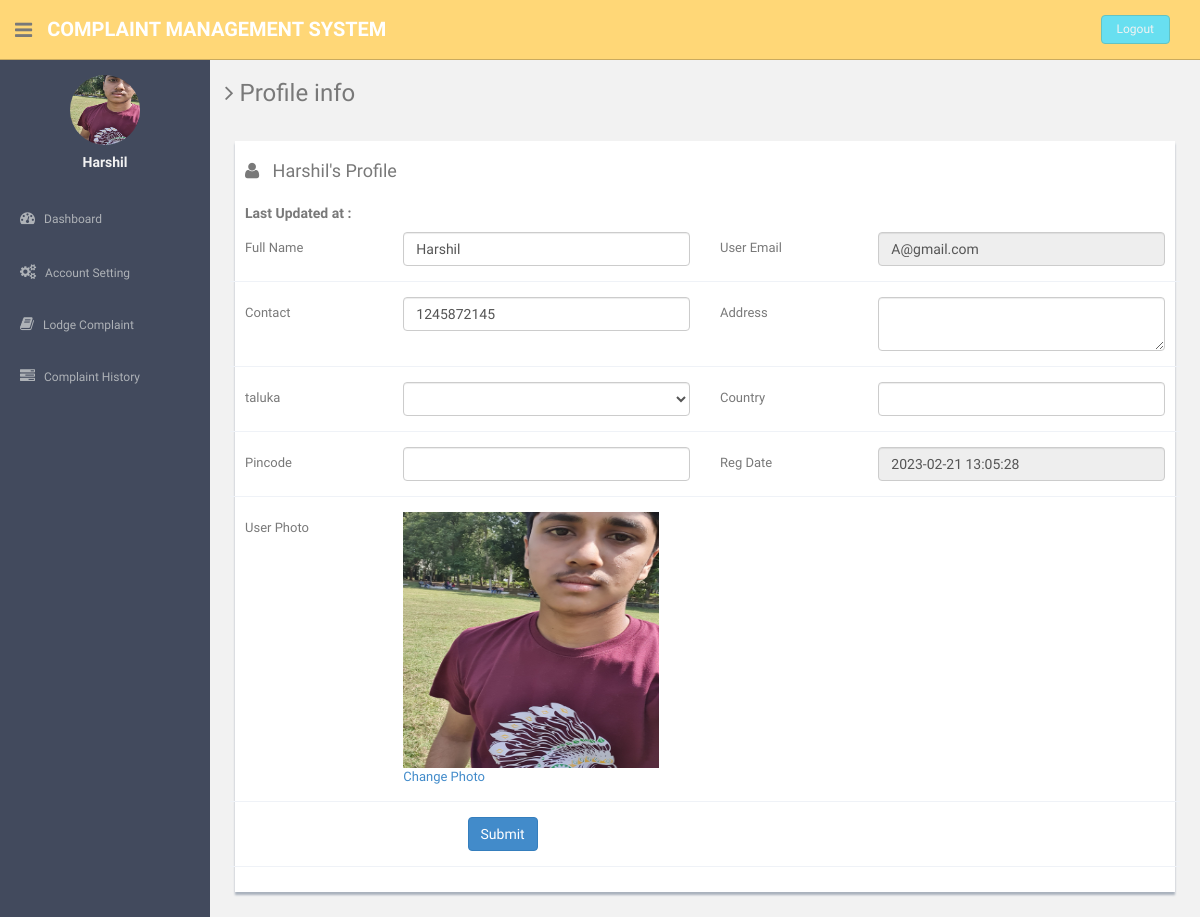
/users/profile.php (signed in), run on the app's committed database.
### tables this page shows
CREATE TABLE `users` (
  `id` int(11) NOT NULL,
  `fullName` varchar(255) DEFAULT NULL,
  `userEmail` varchar(255) DEFAULT NULL,
  `password` varchar(255) DEFAULT NULL,
  `contactNo` bigint(11) DEFAULT NULL,
  `address` tinytext DEFAULT NULL,
  `State` varchar(255) DEFAULT NULL,
  `country` varchar(255) DEFAULT NULL,
  `pincode` int(6) DEFAULT NULL,
  `userImage` varchar(255) DEFAULT NULL,
  `regDate` timestamp NOT NULL DEFAULT current_timestamp(),
  `updationDate` timestamp NULL DEFAULT NULL,
  `status` int(1) DEFAULT NULL
);

### users/profile.php (the view, shortened to what this page needs)
<?php
include('includes/config.php');
if (strlen($_SESSION['login']) == 0) {
  header('location:index.php');
} else {
  ?>
  <!DOCTYPE html>
  <html lang="en">
  <head>
    <link href="assets/css/bootstrap.css" rel="stylesheet">
    <link href="assets/font-awesome/css/font-awesome.css" rel="stylesheet" />
    <link rel="stylesheet" type="text/css" href="assets/js/bootstrap-datepicker/css/datepicker.css" />
    <link rel="stylesheet" type="text/css" href="assets/js/bootstrap-daterangepicker/daterangepicker.css" />
    <link href="assets/css/style.css" rel="stylesheet">
    <link href="assets/css/style-responsive.css" rel="stylesheet">
  </head>
  <body>
    <section id="container">
      <?php include("includes/header.php"); ?>
      <?php include("includes/sidebar.php"); ?>
      <section id="main-content">
        <section class="wrapper">
          <h3><i class="fa fa-angle-right"></i> Profile info</h3>
          <div class="row mt">
            <div class="col-lg-12">
              <div class="form-panel">
                <?php $query = mysqli_query($con, "select * from users where userEmail='" . $_SESSION['login'] . "'");
                while ($row = mysqli_fetch_array($query)) {
                  ?>
                  <h4 class="mb"><i class="fa fa-user"></i>&nbsp;&nbsp;
                    <?php echo htmlentities($row['fullName']); ?>'s Profile
                  </h4>
                  <h5><b>Last Updated at :</b>&nbsp;&nbsp;
                  </h5>
                  <form class="form-horizontal style-form" method="post" name="profile">
                    <div class="form-group">
                      <label class="col-sm-2 col-sm-2 control-label">Full Name</label>
                      <div class="col-sm-4">
                        <input type="text" name="fullname" required="required"
                          value="<?php echo htmlentities($row['fullName']); ?>" class="form-control">
                      </div>
                      <label class="col-sm-2 col-sm-2 control-label">User Email </label>
                      <div class="col-sm-4">
                        <input type="email" name="useremail" required="required"
                          value="<?php echo htmlentities($row['userEmail']); ?>" class="form-control" readonly>
                      </div>
                    </div>
                    <div class="form-group">
                      <label class="col-sm-2 col-sm-2 control-label">Contact</label>
                      <div class="col-sm-4">
                        <input type="text" name="contactno" required="required"
                          value="<?php echo htmlentities($row['contactNo']); ?>" class="form-control">
                      </div>
                      <label class="col-sm-2 col-sm-2 control-label">Address </label>
                      <div class="col-sm-4">
                        <textarea name="address" required="required"
                          class="form-control"><?php echo htmlentities($row['address']); ?></textarea>
                      </div>
                    </div>
                    <div class="form-group">
                      <label class="col-sm-2 col-sm-2 control-label">taluka</label>
                      <div class="col-sm-4">
                        <select name="state" required="required" class="form-control">
                          <option value="<?php echo htmlentities($row['State']); ?>"><?php echo htmlentities($st = $row['State']); ?></option>
                          <?php $sql = mysqli_query($con, "select stateName from state ");
                          while ($rw = mysqli_fetch_array($sql)) {
                            if ($rw['stateName'] == $st) {
                              continue;
                            } else {
                              ?>
                              <option value="<?php echo htmlentities($rw['stateName']); ?>"><?php echo htmlentities($rw['stateName']); ?></option>
                              <?php
                            }
                          }
                          ?>
                        </select>
                      </div>
                      <label class="col-sm-2 col-sm-2 control-label">Country </label>
                      <div class="col-sm-4">
                        <input type="text" name="country" required="required"
                          value="<?php echo htmlentities($row['country']); ?>" class="form-control">
                      </div>
                    </div>
                    <div class="form-group">
                      <label class="col-sm-2 col-sm-2 control-label">Pincode</label>
                      <div class="col-sm-4">
                        <input type="text" name="pincode" maxlength="6" required="required"
                          value="<?php echo htmlentities($row['pincode']); ?>" class="form-control">
                      </div>
                      <label class="col-sm-2 col-sm-2 control-label">Reg Date </label>
                      <div class="col-sm-4">
                        <input type="text" name="regdate" required="required"
                          value="<?php echo htmlentities($row['regDate']); ?>" class="form-control" readonly>
                      </div>
                    </div>
                    <div class="form-group">
                      <label class="col-sm-2 col-sm-2 control-label">User Photo</label>
                      <div class="col-sm-4">
                        <?php $userphoto = $row['userImage'];
                        if ($userphoto == ""):
                          ?>
                          <img src="userimages/noimage.png" width="256" height="256">
                          <a href="update-image.php">Change Photo</a>
                        <?php else: ?>
                          <img src="userimages/<?php echo htmlentities($userphoto); ?>" width="256" height="256">
                          <a href="update-image.php">Change Photo</a>
                        <?php endif; ?>
                      </div>
                    </div>
                  <?php } ?>
                  <div class="form-group">
                    <div class="col-sm-10" style="padding-left:25% ">
                      <button type="submit" name="submit" class="btn btn-primary">Submit</button>
                    </div>
                  </div>
                </form>
              </div>
            </div>
          </div>
        </section>
      </section>
    </section>
  </body>
  </html>
<?php } ?>

### users/includes/sidebar.php (shortened to what this page needs)
<aside>
          <div id="sidebar"  class="nav-collapse ">
              <ul class="sidebar-menu" id="nav-accordion">
                              <?php $query=mysqli_query($con,"select fullName,userImage from users where userEmail='".$_SESSION['login']."'");
 while($row=mysqli_fetch_array($query))
 {
 ?>
                  <p class="centered"><a href="profile.php">
<?php $userphoto=$row['userImage'];
if($userphoto==""):
?>
<img src="userimages/noimage.png"  class="img-circle" width="70" height="70" >
<?php else:?>
  <img src="userimages/<?php echo htmlentities($userphoto);?>" class="img-circle" width="70" height="70">
<?php endif;?>
</a>
</p>
                  <h5 class="centered"><?php echo htmlentities($row['fullName']);?></h5>
                  <?php } ?>
                  <li class="mt">
                      <a href="dashboard.php">
                          <i class="fa fa-dashboard"></i>
                          <span>Dashboard</span>
                      </a>
                  </li>
                  <li class="sub-menu">
                      <a href="javascript:;" >
                          <i class="fa fa-cogs"></i>
                          <span>Account Setting</span>
                      </a>
                  </li>
                  <li class="sub-menu">
                      <a href="register-complaint.php" >
                          <i class="fa fa-book"></i>
                          <span>Lodge Complaint</span>
                      </a>
                    </li>
                  <li class="sub-menu">
                      <a href="complaint-history.php" >
                          <i class="fa fa-tasks"></i>
                          <span>Complaint History</span>
                      </a>
                  </li>
              </ul>
          </div>
      </aside>

### users/assets/css/style.css (style rules this page uses)
body { color: #797979; background: #f2f2f2; font-family: 'Ruda', sans-serif; padding: 0px !important; margin: 0px !important; font-size:13px; }
ul li { list-style: none; }
a, a:hover, a:focus { text-decoration: none; outline: none; }
#container { width: 100%; height: 100%; }
.centered { text-align: center; }
.mt { margin-top: 25px; }
.mb { margin-bottom: 25px; }
#sidebar { width: 210px; height: 100%; position: fixed; background: #424a5d; }
#sidebar h5 { color: #f2f2f2; font-weight: 700; }
#sidebar ul li { position: relative; }
ul.sidebar-menu , ul.sidebar-menu li ul.sub { margin: -2px 0 0; padding: 0; }
ul.sidebar-menu { margin-top: 75px; }
ul.sidebar-menu li { margin-bottom: 5px; margin-left:10px; margin-right:10px; }
ul.sidebar-menu li.sub-menu { line-height: 15px; }
ul.sidebar-menu li a span { display: inline-block; }
ul.sidebar-menu li a { color: #aeb2b7; text-decoration: none; display: block; padding: 15px 0 15px 10px; font-size: 12px; outline: none; -webkit-transition: all 0.3s ease; -moz-transition: all 0.3s ease; -o-transition: all 0.3s ease; -ms-transition: all 0.3s ease; transition: all 0.3s ease; }
ul.sidebar-menu li a i { font-size: 15px; padding-right: 6px; }
#main-content { margin-left: 210px; }
.wrapper { display: inline-block; margin-top: 60px; padding-left: 15px; padding-right: 15px; padding-bottom: 15px; padding-top: 0px; width: 100%; }
.form-panel { background: #ffffff; margin: 10px; padding: 10px; box-shadow: 0px 3px 2px #aab2bd; text-align: left; }
label { font-weight: 400; }
.form-horizontal.style-form .form-group { border-bottom: 1px solid #eff2f7; padding-bottom: 15px; margin-bottom: 15px; }
@media (min-width: 768px) { .form-horizontal .control-label { text-align: left; } }

### data on the page
users: userImage (picture), fullName "Harshil", fullname "Harshil", useremail "A@gmail.com", contactno "1245872145", regdate "2023-02-21 13:05:28"
